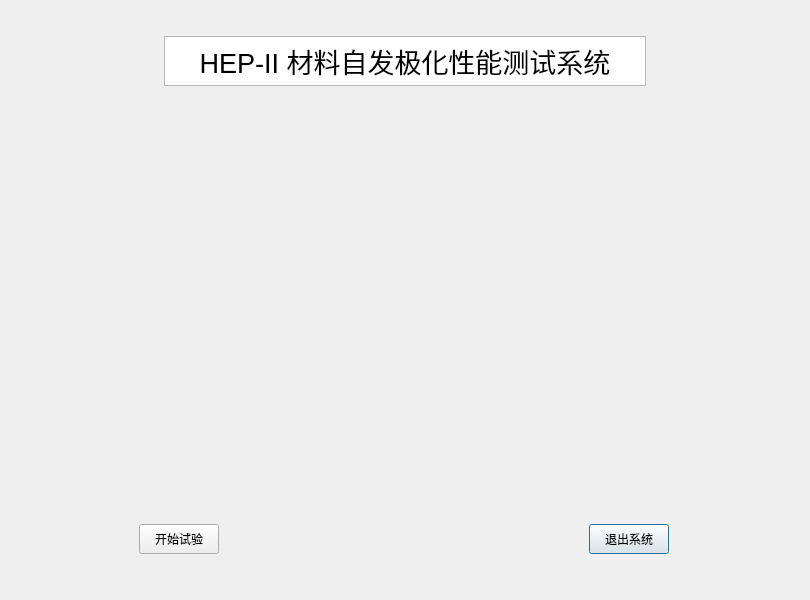
<?xml version="1.0" encoding="UTF-8"?>
<ui version="4.0">
 <class>LoginDialog</class>
 <widget class="QDialog" name="LoginDialog">
  <property name="geometry">
   <rect>
    <x>0</x>
    <y>0</y>
    <width>810</width>
    <height>600</height>
   </rect>
  </property>
  <property name="maximumSize">
   <size>
    <width>810</width>
    <height>600</height>
   </size>
  </property>
  <property name="windowTitle">
   <string>Dialog</string>
  </property>
  <layout class="QGridLayout" name="gridLayout">
   <item row="0" column="0">
    <widget class="QWidget" name="widget" native="true">
     <property name="maximumSize">
      <size>
       <width>700</width>
       <height>100</height>
      </size>
     </property>
     <property name="layoutDirection">
      <enum>Qt::LeftToRight</enum>
     </property>
     <layout class="QHBoxLayout" name="horizontalLayout">
      <item>
       <spacer name="horizontalSpacer">
        <property name="orientation">
         <enum>Qt::Horizontal</enum>
        </property>
        <property name="sizeType">
         <enum>QSizePolicy::Fixed</enum>
        </property>
        <property name="sizeHint" stdset="0">
         <size>
          <width>100</width>
          <height>20</height>
         </size>
        </property>
       </spacer>
      </item>
      <item>
       <widget class="QTextEdit" name="textEdit">
        <property name="sizePolicy">
         <sizepolicy hsizetype="Expanding" vsizetype="Expanding">
          <horstretch>0</horstretch>
          <verstretch>0</verstretch>
         </sizepolicy>
        </property>
        <property name="maximumSize">
         <size>
          <width>500</width>
          <height>50</height>
         </size>
        </property>
        <property name="cursor" stdset="0">
         <cursorShape>ArrowCursor</cursorShape>
        </property>
        <property name="mouseTracking">
         <bool>false</bool>
        </property>
        <property name="tabletTracking">
         <bool>false</bool>
        </property>
        <property name="focusPolicy">
         <enum>Qt::NoFocus</enum>
        </property>
        <property name="acceptDrops">
         <bool>false</bool>
        </property>
        <property name="inputMethodHints">
         <set>Qt::ImhNone</set>
        </property>
        <property name="tabChangesFocus">
         <bool>false</bool>
        </property>
        <property name="undoRedoEnabled">
         <bool>false</bool>
        </property>
        <property name="lineWrapMode">
         <enum>QTextEdit::NoWrap</enum>
        </property>
        <property name="lineWrapColumnOrWidth">
         <number>2</number>
        </property>
        <property name="readOnly">
         <bool>false</bool>
        </property>
        <property name="html">
         <string>&lt;!DOCTYPE HTML PUBLIC &quot;-//W3C//DTD HTML 4.0//EN&quot; &quot;http://www.w3.org/TR/REC-html40/strict.dtd&quot;&gt;
&lt;html&gt;&lt;head&gt;&lt;meta name=&quot;qrichtext&quot; content=&quot;1&quot; /&gt;&lt;style type=&quot;text/css&quot;&gt;
p, li { white-space: pre-wrap; }
&lt;/style&gt;&lt;/head&gt;&lt;body style=&quot; font-family:'SimSun'; font-size:9pt; font-weight:400; font-style:normal;&quot;&gt;
&lt;p align=&quot;center&quot; style=&quot; margin-top:0px; margin-bottom:0px; margin-left:0px; margin-right:0px; -qt-block-indent:0; text-indent:0px;&quot;&gt;&lt;span style=&quot; font-size:20pt;&quot;&gt;HEP-II 材料自发极化性能测试系统&lt;/span&gt;&lt;/p&gt;&lt;/body&gt;&lt;/html&gt;</string>
        </property>
       </widget>
      </item>
      <item>
       <spacer name="horizontalSpacer_2">
        <property name="orientation">
         <enum>Qt::Horizontal</enum>
        </property>
        <property name="sizeType">
         <enum>QSizePolicy::Fixed</enum>
        </property>
        <property name="sizeHint" stdset="0">
         <size>
          <width>100</width>
          <height>20</height>
         </size>
        </property>
       </spacer>
      </item>
     </layout>
    </widget>
   </item>
   <item row="1" column="0">
    <spacer name="verticalSpacer">
     <property name="orientation">
      <enum>Qt::Vertical</enum>
     </property>
     <property name="sizeType">
      <enum>QSizePolicy::Fixed</enum>
     </property>
     <property name="sizeHint" stdset="0">
      <size>
       <width>100</width>
       <height>70</height>
      </size>
     </property>
    </spacer>
   </item>
   <item row="2" column="0">
    <widget class="QWidget" name="widget_2" native="true">
     <property name="maximumSize">
      <size>
       <width>700</width>
       <height>500</height>
      </size>
     </property>
     <layout class="QHBoxLayout" name="horizontalLayout_2">
      <item>
       <spacer name="horizontalSpacer_3">
        <property name="orientation">
         <enum>Qt::Horizontal</enum>
        </property>
        <property name="sizeType">
         <enum>QSizePolicy::Fixed</enum>
        </property>
        <property name="sizeHint" stdset="0">
         <size>
          <width>240</width>
          <height>20</height>
         </size>
        </property>
       </spacer>
      </item>
      <item>
       <widget class="QLabel" name="label">
        <property name="maximumSize">
         <size>
          <width>300</width>
          <height>300</height>
         </size>
        </property>
        <property name="text">
         <string/>
        </property>
        <property name="pixmap">
         <pixmap resource="photo.qrc">:/new/prefix1/photo</pixmap>
        </property>
        <property name="scaledContents">
         <bool>true</bool>
        </property>
        <property name="alignment">
         <set>Qt::AlignCenter</set>
        </property>
       </widget>
      </item>
      <item>
       <spacer name="horizontalSpacer_4">
        <property name="orientation">
         <enum>Qt::Horizontal</enum>
        </property>
        <property name="sizeType">
         <enum>QSizePolicy::Fixed</enum>
        </property>
        <property name="sizeHint" stdset="0">
         <size>
          <width>240</width>
          <height>20</height>
         </size>
        </property>
       </spacer>
      </item>
     </layout>
    </widget>
   </item>
   <item row="3" column="0">
    <spacer name="verticalSpacer_2">
     <property name="orientation">
      <enum>Qt::Vertical</enum>
     </property>
     <property name="sizeType">
      <enum>QSizePolicy::Fixed</enum>
     </property>
     <property name="sizeHint" stdset="0">
      <size>
       <width>20</width>
       <height>75</height>
      </size>
     </property>
    </spacer>
   </item>
   <item row="4" column="0">
    <widget class="QWidget" name="widget_3" native="true">
     <property name="maximumSize">
      <size>
       <width>700</width>
       <height>100</height>
      </size>
     </property>
     <layout class="QHBoxLayout" name="horizontalLayout_3">
      <item>
       <spacer name="horizontalSpacer_5">
        <property name="orientation">
         <enum>Qt::Horizontal</enum>
        </property>
        <property name="sizeType">
         <enum>QSizePolicy::Fixed</enum>
        </property>
        <property name="sizeHint" stdset="0">
         <size>
          <width>70</width>
          <height>20</height>
         </size>
        </property>
       </spacer>
      </item>
      <item>
       <widget class="QPushButton" name="StartButton">
        <property name="maximumSize">
         <size>
          <width>80</width>
          <height>30</height>
         </size>
        </property>
        <property name="text">
         <string>开始试验</string>
        </property>
        <property name="autoDefault">
         <bool>false</bool>
        </property>
       </widget>
      </item>
      <item>
       <spacer name="horizontalSpacer_7">
        <property name="orientation">
         <enum>Qt::Horizontal</enum>
        </property>
        <property name="sizeType">
         <enum>QSizePolicy::Fixed</enum>
        </property>
        <property name="sizeHint" stdset="0">
         <size>
          <width>359</width>
          <height>20</height>
         </size>
        </property>
       </spacer>
      </item>
      <item>
       <widget class="QPushButton" name="EndButton">
        <property name="maximumSize">
         <size>
          <width>80</width>
          <height>30</height>
         </size>
        </property>
        <property name="text">
         <string>退出系统</string>
        </property>
       </widget>
      </item>
      <item>
       <spacer name="horizontalSpacer_6">
        <property name="orientation">
         <enum>Qt::Horizontal</enum>
        </property>
        <property name="sizeType">
         <enum>QSizePolicy::Fixed</enum>
        </property>
        <property name="sizeHint" stdset="0">
         <size>
          <width>70</width>
          <height>20</height>
         </size>
        </property>
       </spacer>
      </item>
     </layout>
    </widget>
   </item>
  </layout>
 </widget>
 <resources>
  <include location="photo.qrc"/>
 </resources>
 <connections/>
</ui>
